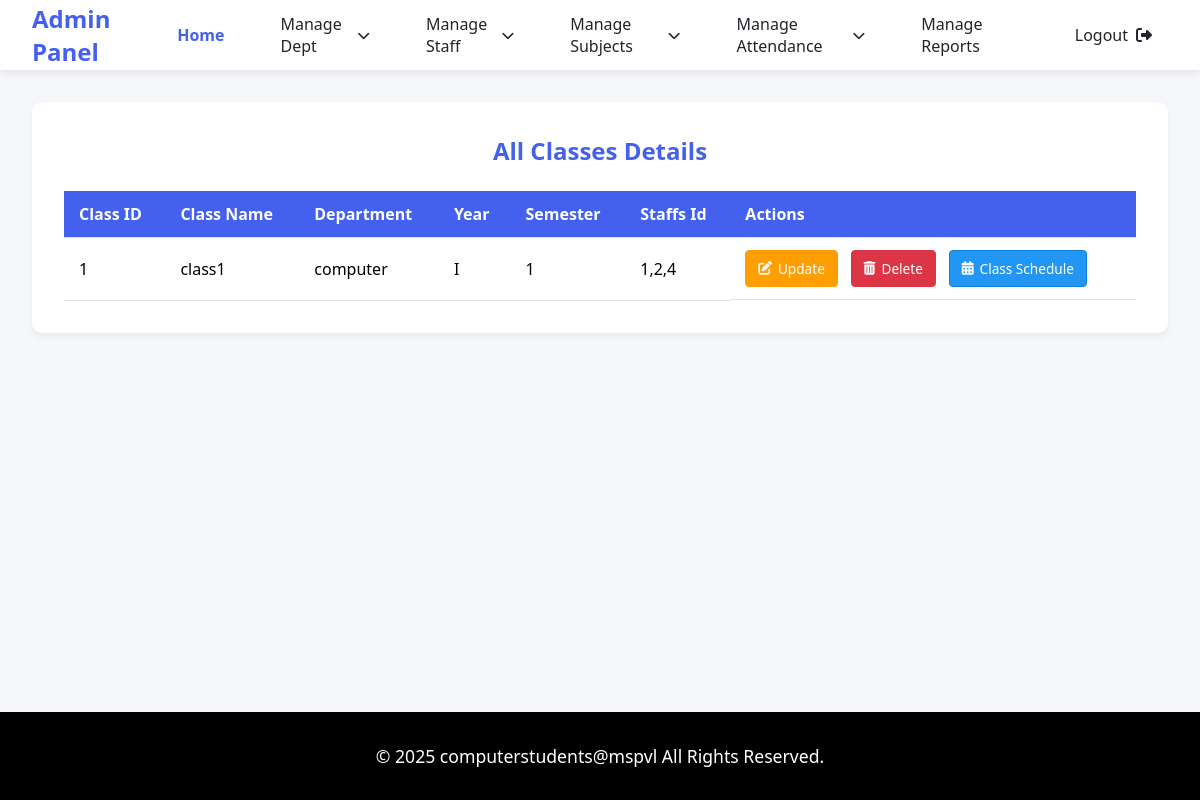
Page /view_class on the committed database.
### tables this page shows
CREATE TABLE "classes_tb" (
	"classid"	INTEGER NOT NULL,
	"classname"	TEXT NOT NULL UNIQUE,
	"dept"	TEXT NOT NULL,
	"year"	TEXT NOT NULL,
	"sem"	TEXT NOT NULL,
	"staffsid"	TEXT NOT NULL,
	PRIMARY KEY("classid")
);

### app.py (the view)
@app.route('/view_class')
def view_class():
    con = sqlite3.connect('spm_db.db')
    cur = con.cursor()
    cur.execute("SELECT * FROM classes_tb")
    data = cur.fetchall()
    con.close()
    return render_template('admin/view_class.html', data = data)

### templates/admin/view_class.html (shortened to what this page needs)
<!DOCTYPE html>
<html lang="en">
<head>
    <link rel="stylesheet" href="https://cdnjs.cloudflare.com/ajax/libs/font-awesome/6.4.0/css/all.min.css">
    <link rel="stylesheet" href="static/css/style.css">
</head>
<body>
    <nav class="navbar">
        <a href="#" class="navbar-brand">Admin Panel</a>
        <div class="nav-menu">
            <a href="{{url_for('admin_dashboard')}}" class="nav-item active">Home</a>
            <div class="dropdown">
                <a href="#" class="nav-item dropdown-toggle">Manage Dept</a>
            </div>
            <div class="dropdown">
                <a href="#" class="nav-item dropdown-toggle">Manage Staff</a>
            </div>
            <div class="dropdown">
                <a href="#" class="nav-item dropdown-toggle">Manage Subjects</a>
            </div>
            <div class="dropdown">
                <a href="#" class="nav-item dropdown-toggle">Manage Attendance</a>
            </div>
            <a href="report_generate_form.html" class="nav-item">Manage Reports</a>
            <a href="{{url_for('login')}}"class="nav-item" id="logout-link">
                <span>Logout</span>
                <i class="fas fa-sign-out-alt"></i>
            </a>
        </div>
    </nav>
    <div class="main-content">
        <div class="table-container">
            <h2>All Classes Details</h2>
            <table class="dept-table">
                <thead>
                    <tr>
                        <th>Class ID</th>
                        <th>Class Name</th>
                        <th>Department</th>
                        <th>Year</th>
                        <th>Semester</th>
                        <th>Staffs Id </th>
                        <th>Actions</th>
                    </tr>
                </thead>
                <tbody>
                    {% for row in data %}
                    <tr>
                        <td>{{ row[0] }}</td>
                        <td>{{ row[1] }}</td>
                        <td>{{ row[2] }}</td>
                        <td>{{ row[3] }}</td>
                        <td>{{ row[4] }}</td>
                        <td>{{ row[5] }}</td>
                        <td class="action-buttons">
                            <a href="{{ url_for('update_class_form', classid=row[0],classname=row[1],dept=row[2],year=row[3],sem=row[4]) }}" class="btn-update">
                                <i class="fas fa-edit"></i> Update
                            </a>
                            <a href="{{ url_for('delete_class', classid=row[0],classname=row[1]) }}" class="btn-delete" onclick="return confirm('Are you sure you want to delete this department?')">
                                <i class="fas fa-trash-alt"></i> Delete
                            </a>
                            <a href="{{ url_for('class_schedule',classname=row[1]) }}" class="btn-merge" title="Merge Timetable">
                                <i class="fas fa-calendar-alt"></i> Class Schedule
                            </a>
                        </td>
                    </tr>
                    {% endfor %}
                </tbody>
            </table>
        </div>
    </div>
    <footer class="footer">
        <p class="copyright">© 2025 computerstudents@mspvl All Rights Reserved.</p>
    </footer>
</body>
</html>

### static/css/style.css (style rules this page uses)
:root { --primary: #4361ee; --primary-dark: #3a0ca3; --secondary: #4cc9f0; --light: #f8f9fa; --dark: #212529; --success: #38b000; --warning: #ff9e00; }
* { margin: 0; padding: 0; box-sizing: border-box; font-family: 'Segoe UI', Tahoma, Geneva, Verdana, sans-serif; }
body { background-color: #f5f7fa; display: flex; flex-direction: column; min-height: 100vh; }
.navbar { background: white; box-shadow: 0 2px 10px rgba(0,0,0,0.1); padding: 0 2rem; height: 70px; display: flex; justify-content: space-between; align-items: center; position: fixed; width: 100%; top: 0; z-index: 1000; }
.navbar-brand { font-size: 1.5rem; font-weight: 700; color: var(--primary); text-decoration: none; }
.nav-menu { display: flex; gap: 1.5rem; height: 100%; }
.nav-item { display: flex; align-items: center; padding: 0 1rem; color: var(--dark); text-decoration: none; font-weight: 500; height: 100%; transition: all 0.3s; position: relative; }
.nav-item.active { color: var(--primary); font-weight: 600; }
.dropdown { position: relative; height: 100%; }
.dropdown-toggle::after { content: '\f078'; font-family: 'Font Awesome 6 Free'; font-weight: 900; margin-left: 8px; font-size: 0.8rem; }
#logout-link i { margin-left: 0.5rem; }
.main-content { margin-top: 70px; padding: 2rem; flex: 1; }
.footer { background: black; color: white; padding: 2rem; text-align: center; margin-top: auto; font-size: 1.1rem; }
.copyright { font-weight: 500; }
.table-container { background: white; border-radius: 10px; padding: 2rem; box-shadow: 0 4px 6px rgba(0,0,0,0.05); margin-bottom: 2rem; }
.table-container h2 { color: var(--primary); margin-bottom: 1.5rem; text-align: center; font-size: 1.5rem; }
.dept-table { width: 100%; border-collapse: collapse; margin-top: 1rem; }
.dept-table th, .dept-table td { padding: 12px 15px; text-align: left; border-bottom: 1px solid #e0e0e0; }
.dept-table th { background-color: var(--primary); color: white; font-weight: 600; position: sticky; top: 0; }
.action-buttons { display: flex; gap: 0.8rem; }
.btn-update, .btn-delete, .btn-merge { padding: 8px 12px; border-radius: 4px; font-size: 0.85rem; text-decoration: none; display: inline-flex; align-items: center; gap: 6px; transition: all 0.2s ease; font-weight: 500; }
.btn-update { background-color: var(--warning); color: white; border: 1px solid var(--warning); }
.btn-delete { background-color: #dc3545; color: white; border: 1px solid #dc3545; }
.btn-merge { background-color: #2196F3; border: 1px solid #0b7dda; color:white; }

### rows in the picture
classes_tb: classid "1", classname "class1", dept "computer", year "I", sem "1", staffsid "1,2,4"
